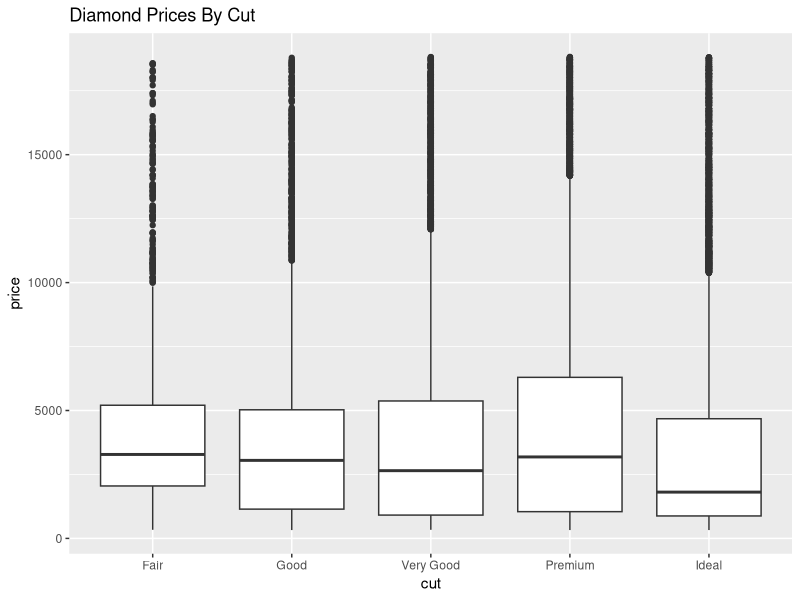
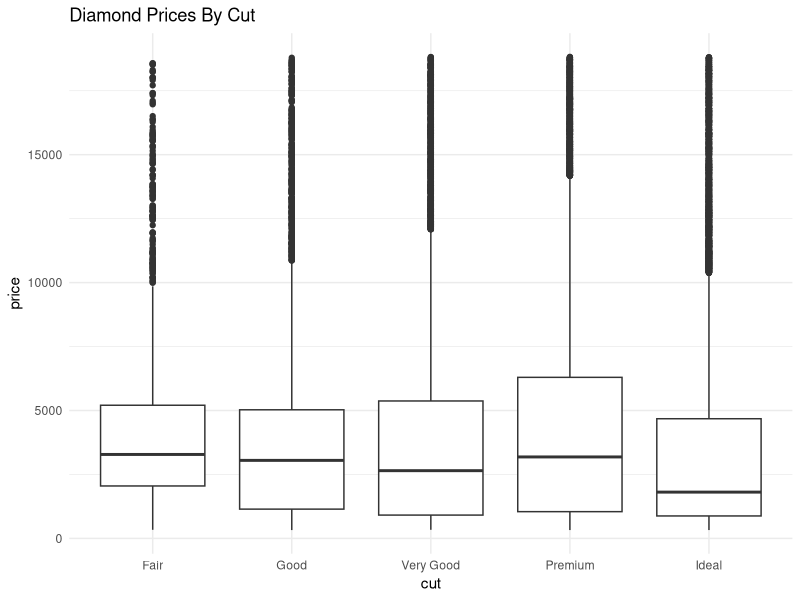
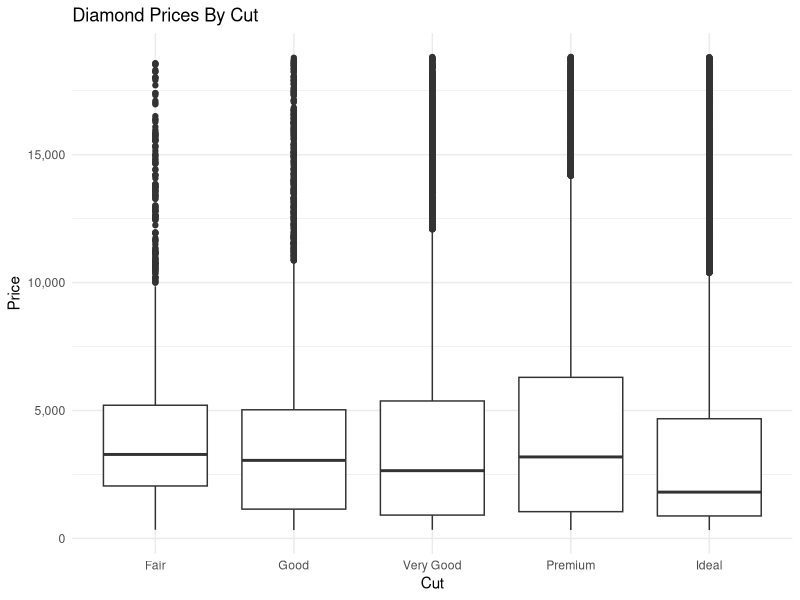
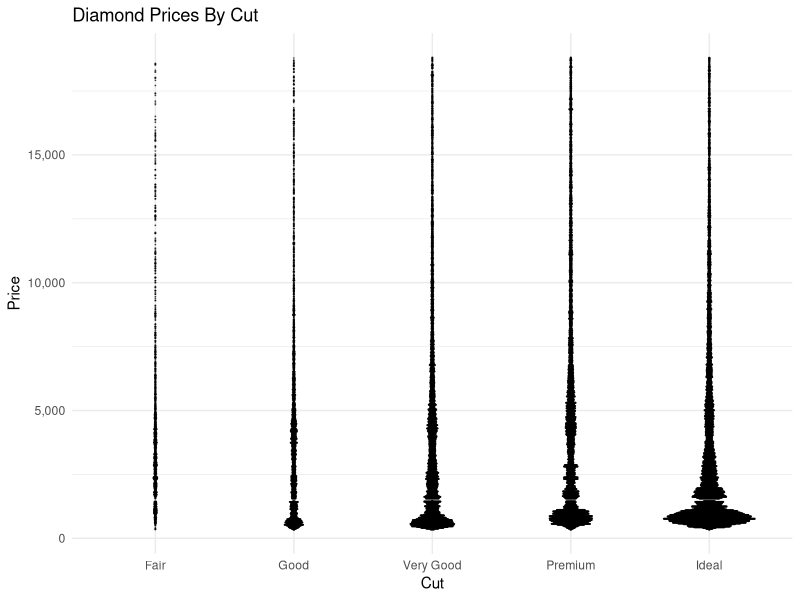
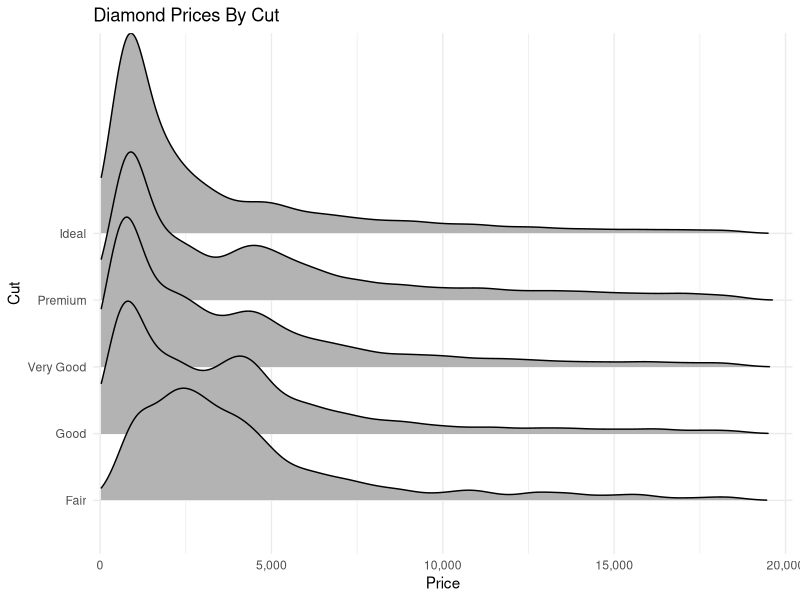

R code for these plots, in order:
## ---- chunk 1
options(htmltools.dir.version = FALSE)
library(tidyverse)
## ---- chunk 2
data(diamonds)

ggplot(diamonds, aes(cut, price)) + 
  geom_boxplot() +
  labs(title = "Diamond Prices By Cut")
## ---- chunk 3
ggplot(diamonds, aes(cut, price)) + 
  geom_boxplot() +
  labs(title = "Diamond Prices By Cut") +
  theme_minimal()
## ---- chunk 4
library(scales)

ggplot(diamonds, aes(cut, price)) + 
  geom_boxplot() +
  scale_y_continuous(label = comma) +
  labs(x = "Cut", y = "Price", title = "Diamond Prices By Cut") +
  theme_minimal() 
## ---- chunk 5
ggplot(diamonds, aes(cut, price)) + 
  geom_dotplot(binaxis = "y", stackdir = "center", 
               stackratio = 0.5, dotsize = 0.5, 
               binwidth = 30, alpha = 0.5) +
  scale_y_continuous(label = comma) +
  labs(x = "Cut", y = "Price", title = "Diamond Prices By Cut") +
  theme_minimal() 
## ---- chunk 6
library(ggridges)

ggplot(diamonds, aes(price, cut)) + 
ggridges::geom_density_ridges(
                      scale = 3,                  # ridge height/overlap 
                      rel_min_height = 0.001) +   # where to draw line 
  scale_x_continuous(limits = c(0, 20000),        # set cutoff 
                     expand = c(0.01, 0),         # allow expansion
                     label = comma) +       
  scale_y_discrete(expand = c(0.2, 0)) +          # padding around graph 
  labs(x = "Price", y = "Cut", title = "Diamond Prices By Cut") + 
  theme_minimal()
